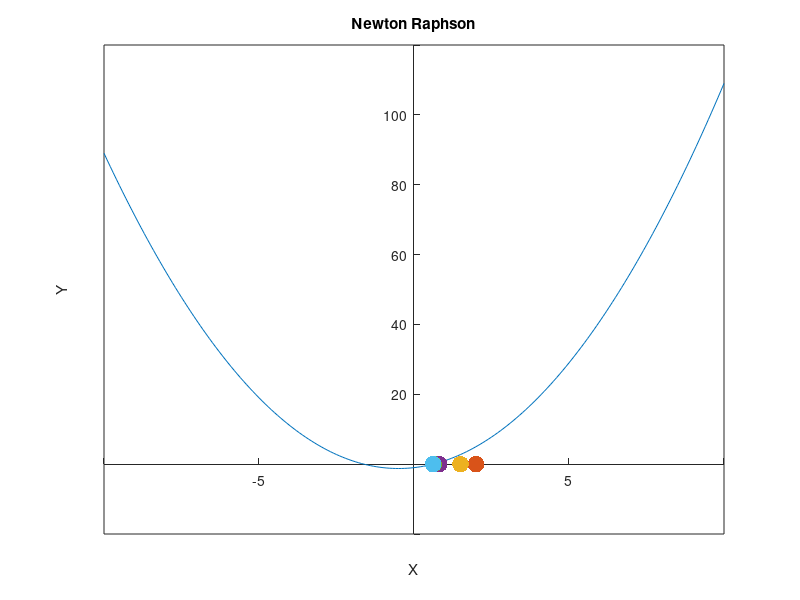

Here is the MATLAB script that generated this plot:
clear all
clc

f = @(x)x.^2+x-1;
f1 = @(x)2*x+1;

x0 = 1.5;

tolerancia = 0.0001;
contador = 1;
error = abs(2*tolerancia);
while(error >= tolerancia)
	raiz(contador) = x0;
	x1 = (x0)-(f(x0)/f1(x0));
	error = abs(x1-x0);
	x0 = x1;
	contador = contador +1;
end

x = -10:0.1:10;
y = x.^2+x-1;
plot(x, y);
set (gca, "xaxislocation", "origin")
set (gca, "yaxislocation", "origin")
xlabel('X'); ylabel('Y'); hold on;
title("Newton Raphson");

xR = [ 2 1.5000,  0.8125,  0.6324,  0.6181 ];
yR = 0;
plot(xR, yR, '.', 'markersize', 36);

